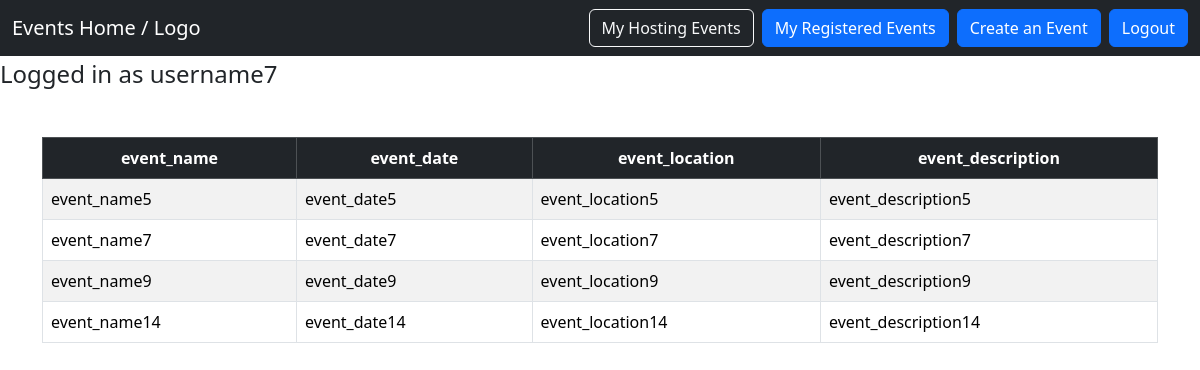
Screenshot of /user_registered_events (signed in) with the database file from the repository.
### tables this page shows
CREATE TABLE events (
        event_id INTEGER PRIMARY KEY AUTOINCREMENT, 
        event_name TEXT NOT NULL, 
        event_date TEXT NOT NULL, 
        event_location TEXT NOT NULL, 
        event_description TEXT NOT NULL,
        event_owner TEXT NOT NULL);

### app.py (the view)
@app.route("/user_registered_events")
def user_registered_events():
    username = session.get('username')
    if username is not None:
        headers, user_registered_events = get_registered_events(username)
        return render_template("user_registered_events.html", username=username, user_registered_events=user_registered_events, headers=headers)
    return "username not found!"

### app.py (called while the page is built)
def get_db_connection():
    if 'db' not in g:
        g.db = sqlite3.connect(DATABASE)
        return g.db

def get_registered_events(username):
    connection = get_db_connection()
    connection.row_factory = sqlite3.Row
    cursor = connection.cursor()
    cursor.execute(
        """
        SELECT event_name, event_date, event_location, event_description FROM events WHERE event_id IN
        (SELECT event_id FROM events_registrations WHERE username = (?))""", (username,))
    user_owned_events = cursor.fetchall()
    user_owned_events = [dict(row) for row in user_owned_events]
    headers = [description[0] for description in cursor.description]
    return headers, user_owned_events

@app.teardown_appcontext
def close_db_connection(exception):
    db = g.pop('db', None)
    if db is not None:
        db.close()

### templates/user_registered_events.html (shortened to what this page needs)
{% extends "layout.html" %}
{% block content %}
<h4 style="padding-top: 60px;">Logged in as {{ username }}</h4>
    <div class="container mt-5">
        <div class="table-responsive">
            <table class="table table-striped table-bordered table-hover">
                <thead class="table-dark">
                    <tr>
                        {% for header in headers %}
                            <th scope="col" class="text-center">{{ header }}</th>
                        {% endfor %}
                    </tr>
                </thead>
                <tbody>
                    {% for event in user_registered_events %}
                        <tr>
                            {% for key, value in event.items() %}
                                <td>{{ value }}</td>
                            {% endfor %}
                        </tr>
                    {% endfor %}
                </tbody>
            </table>
        </div>
    </div>
{% endblock %}

### rows the page displays
events: event_name "event_name5", event_date "event_date5", event_location "event_location5", event_description "event_description5"
events: event_name "event_name7", event_date "event_date7", event_location "event_location7", event_description "event_description7"
events: event_name "event_name9", event_date "event_date9", event_location "event_location9", event_description "event_description9"
events: event_name "event_name14", event_date "event_date14", event_location "event_location14", event_description "event_description14"

### other values shown
{{ username }} "username7"
{{ header }} "event_name" "event_date" "event_location" "event_description"
